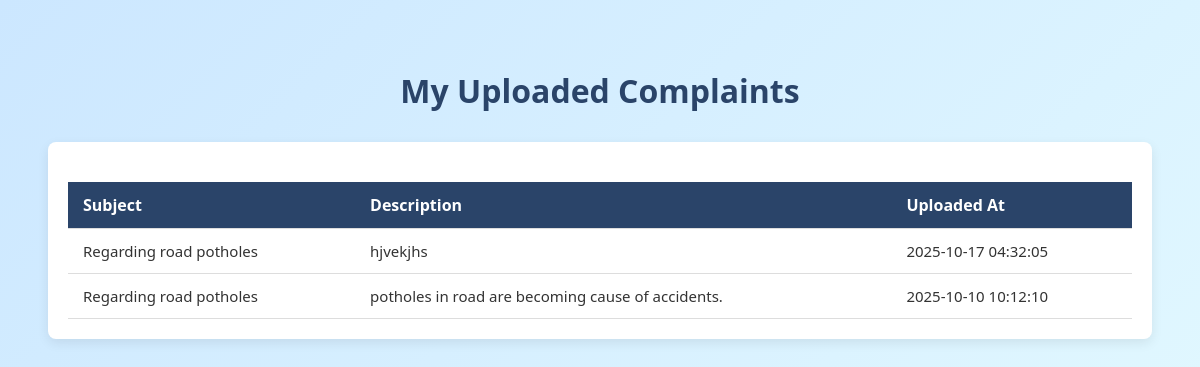
Screenshot of /view-complaints (signed in) with the database file from the repository.
### tables this page shows
CREATE TABLE complaints (
    id INTEGER PRIMARY KEY AUTOINCREMENT,
    user_id INTEGER NOT NULL,
    subject TEXT NOT NULL,
    description TEXT NOT NULL,
    location TEXT NOT NULL,
    photo TEXT,
    category TEXT NOT NULL,
    status TEXT DEFAULT 'Submitted',
    created_at DATETIME DEFAULT CURRENT_TIMESTAMP,
    latitude REAL,
    longitudeÂ REAL, longitude REAL,
    FOREIGN KEY (user_id) REFERENCES users(id)
    
);

### app.py (the view)
@app.route('/view-complaints')
def view_complaints():
    if 'user_id' not in session:
        return redirect(url_for('login'))
    conn = get_db()
    complaints = conn.execute(
        'SELECT subject, description, created_at FROM complaints WHERE user_id = ? ORDER BY created_at DESC',
        (session['user_id'],)
    ).fetchall()
    conn.close()
    return render_template('viewComplaints.html', complaints=complaints)

### app.py (called while the page is built)
def get_db():
    conn = sqlite3.connect(DATABASE)
    conn.row_factory = sqlite3.Row
    return conn

### templates/viewComplaints.html (shortened to what this page needs)
<!DOCTYPE html>
<html lang="en">
<head>
</head>
<body>
    <h1>My Uploaded Complaints</h1>
    <div class="complaints-container">
        {% if complaints %}
        <table>
            <thead>
                <tr>
                    <th>Subject</th>
                    <th>Description</th>
                    <th>Uploaded At</th>
                </tr>
            </thead>
            <tbody>
                {% for complaint in complaints %}
                <tr>
                    <td>{{ complaint['subject'] }}</td>
                    <td>{{ complaint['description'] }}</td>
                    <td>{{ complaint['created_at'] }}</td>
                </tr>
                {% endfor %}
            </tbody>
        </table>
        {% else %}
            <div class="no-data">No complaints uploaded yet.</div>
        {% endif %}
    </div>
</body>
</html>

### templates/viewComplaints.html (style rules this page uses)
body { font-family: 'Segoe UI', sans-serif; background:linear-gradient(135deg, #cce7ff, #e0f7ff); padding: 40px; color: #1e2a38; }
h1 { text-align: center; color: #2a4469; margin-bottom: 30px; }
.complaints-container { background: #fff; padding: 20px; border-radius: 8px; box-shadow: 0 4px 12px rgba(0,0,0,0.08); }
table { width: 100%; border-collapse: collapse; margin-top: 20px; }
th, td { padding: 12px 15px; border-bottom: 1px solid #ddd; text-align: left; }
th { background: #2a4469; color: #fff; font-size: 16px; }
td { font-size: 15px; color: #333; }

### rows the page displays
complaints: subject "Regarding road potholes", description "hjvekjhs", created_at "2025-10-17 04:32:05"
complaints: subject "Regarding road potholes", description "potholes in road are becoming cause of accidents.", created_at "2025-10-10 10:12:10"
